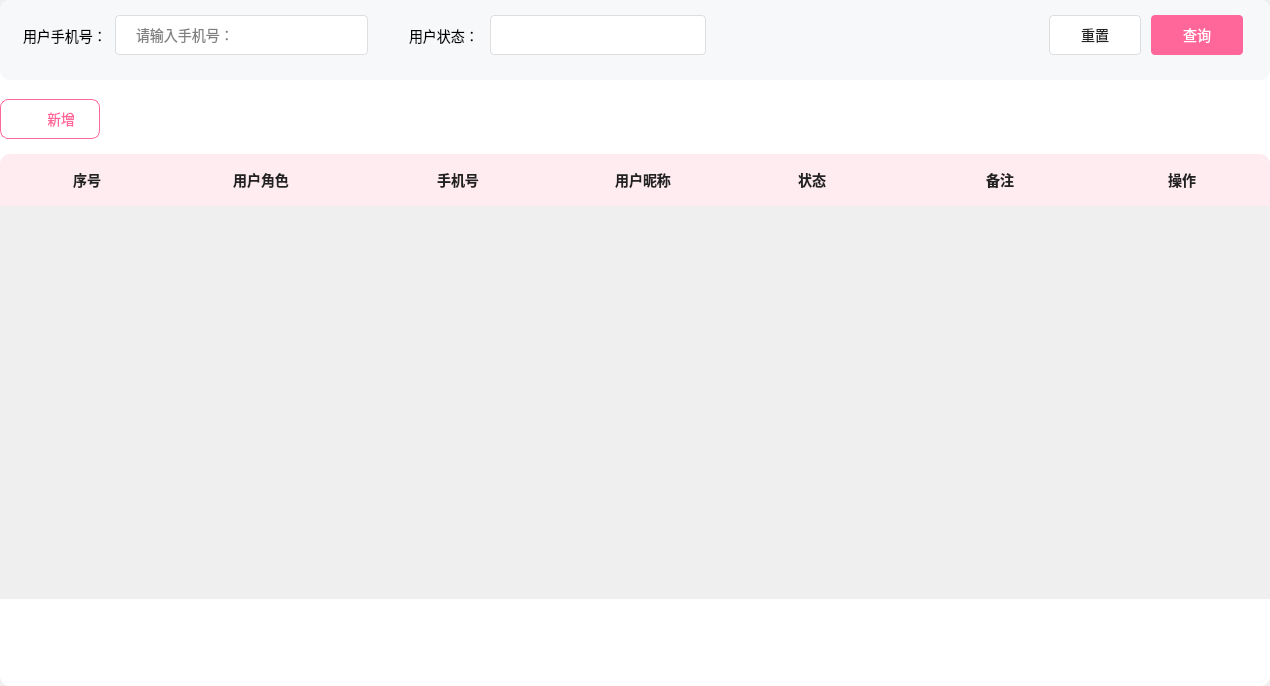
<?xml version="1.0" encoding="UTF-8"?>
<ui version="4.0">
 <class>RoleTable</class>
 <widget class="QWidget" name="RoleTable">
  <property name="geometry">
   <rect>
    <x>0</x>
    <y>0</y>
    <width>1270</width>
    <height>686</height>
   </rect>
  </property>
  <property name="windowTitle">
   <string>Form</string>
  </property>
  <layout class="QVBoxLayout" name="verticalLayout">
   <property name="spacing">
    <number>0</number>
   </property>
   <property name="leftMargin">
    <number>0</number>
   </property>
   <property name="topMargin">
    <number>0</number>
   </property>
   <property name="rightMargin">
    <number>0</number>
   </property>
   <property name="bottomMargin">
    <number>0</number>
   </property>
   <item>
    <widget class="QWidget" name="roleTableBg" native="true">
     <property name="styleSheet">
      <string notr="true">#roleTableBg{ border-radius : 10px; background-color : #FFFFFF; }
*{ font-size : 14px; font-family : 微软雅⿊; }</string>
     </property>
     <layout class="QVBoxLayout" name="verticalLayout_2">
      <property name="spacing">
       <number>0</number>
      </property>
      <property name="leftMargin">
       <number>0</number>
      </property>
      <property name="topMargin">
       <number>0</number>
      </property>
      <property name="rightMargin">
       <number>0</number>
      </property>
      <property name="bottomMargin">
       <number>0</number>
      </property>
      <item>
       <widget class="QWidget" name="inputArea" native="true">
        <property name="minimumSize">
         <size>
          <width>0</width>
          <height>80</height>
         </size>
        </property>
        <property name="maximumSize">
         <size>
          <width>16777215</width>
          <height>80</height>
         </size>
        </property>
        <property name="styleSheet">
         <string notr="true">#inputArea{ border-radius : 10px; background-color : #F7F8FA; }</string>
        </property>
        <layout class="QHBoxLayout" name="horizontalLayout">
         <property name="spacing">
          <number>41</number>
         </property>
         <property name="leftMargin">
          <number>23</number>
         </property>
         <property name="topMargin">
          <number>0</number>
         </property>
         <property name="rightMargin">
          <number>27</number>
         </property>
         <item>
          <widget class="QWidget" name="adminPhoneBox" native="true">
           <property name="minimumSize">
            <size>
             <width>345</width>
             <height>0</height>
            </size>
           </property>
           <property name="maximumSize">
            <size>
             <width>345</width>
             <height>16777215</height>
            </size>
           </property>
           <layout class="QHBoxLayout" name="horizontalLayout_2">
            <property name="spacing">
             <number>8</number>
            </property>
            <property name="leftMargin">
             <number>0</number>
            </property>
            <property name="topMargin">
             <number>0</number>
            </property>
            <property name="rightMargin">
             <number>0</number>
            </property>
            <property name="bottomMargin">
             <number>0</number>
            </property>
            <item>
             <widget class="QLabel" name="phoneLabel">
              <property name="text">
               <string>用户手机号：</string>
              </property>
             </widget>
            </item>
            <item>
             <widget class="QLineEdit" name="phone">
              <property name="minimumSize">
               <size>
                <width>0</width>
                <height>40</height>
               </size>
              </property>
              <property name="maximumSize">
               <size>
                <width>16777215</width>
                <height>40</height>
               </size>
              </property>
              <property name="styleSheet">
               <string notr="true">#phone{ 
	background : #FFFFFF; 
	border-radius : 4px; 
	border : 1px solid #DCDEE0; 
	padding-left : 18px; 
}</string>
              </property>
              <property name="placeholderText">
               <string>请输入手机号：</string>
              </property>
             </widget>
            </item>
           </layout>
          </widget>
         </item>
         <item>
          <widget class="QWidget" name="adminStatusBox" native="true">
           <property name="minimumSize">
            <size>
             <width>297</width>
             <height>0</height>
            </size>
           </property>
           <property name="maximumSize">
            <size>
             <width>297</width>
             <height>16777215</height>
            </size>
           </property>
           <layout class="QHBoxLayout" name="horizontalLayout_3">
            <property name="spacing">
             <number>7</number>
            </property>
            <property name="leftMargin">
             <number>0</number>
            </property>
            <property name="topMargin">
             <number>0</number>
            </property>
            <property name="rightMargin">
             <number>0</number>
            </property>
            <property name="bottomMargin">
             <number>0</number>
            </property>
            <item>
             <widget class="QLabel" name="status">
              <property name="minimumSize">
               <size>
                <width>74</width>
                <height>0</height>
               </size>
              </property>
              <property name="maximumSize">
               <size>
                <width>74</width>
                <height>16777215</height>
               </size>
              </property>
              <property name="text">
               <string>用户状态：</string>
              </property>
             </widget>
            </item>
            <item>
             <widget class="QComboBox" name="userStatus">
              <property name="minimumSize">
               <size>
                <width>0</width>
                <height>40</height>
               </size>
              </property>
              <property name="maximumSize">
               <size>
                <width>16777215</width>
                <height>40</height>
               </size>
              </property>
              <property name="styleSheet">
               <string notr="true">#userStatus { 
	background-color: #FFFFFF; 
	border: 1px solid #DCDEE0; 
	border-radius: 4px; 
	color: #222222; 
	padding-left: 16px; 
	line-height: 40px; 
}
#userStatus::drop-down { 
	border: none; width: 33px; 
} 
#userStatus::down-arrow { 
	width: 15px; 
	background-color: transparent; 
	image: url(:/images/admin/triangle.png); 
} 
#userStatus QAbstractItemView { outline: 0px; } 
#userStatus QAbstractItemView::item { 
	color: #222222; 
	padding-left:16px; 
	background-color: #FFFFFF; 
	height: 30px; 
}
#userStatus QAbstractItemView::item:selected { 
	background-color: #409CE1; 
	color: #FFFFFF; 
}</string>
              </property>
             </widget>
            </item>
           </layout>
          </widget>
         </item>
         <item>
          <spacer name="horizontalSpacer">
           <property name="orientation">
            <enum>Qt::Orientation::Horizontal</enum>
           </property>
           <property name="sizeHint" stdset="0">
            <size>
             <width>258</width>
             <height>20</height>
            </size>
           </property>
          </spacer>
         </item>
         <item>
          <widget class="QWidget" name="btnOperatorBox" native="true">
           <property name="minimumSize">
            <size>
             <width>194</width>
             <height>0</height>
            </size>
           </property>
           <property name="maximumSize">
            <size>
             <width>194</width>
             <height>16777215</height>
            </size>
           </property>
           <layout class="QHBoxLayout" name="horizontalLayout_4">
            <property name="spacing">
             <number>10</number>
            </property>
            <property name="leftMargin">
             <number>0</number>
            </property>
            <property name="topMargin">
             <number>0</number>
            </property>
            <property name="rightMargin">
             <number>0</number>
            </property>
            <property name="bottomMargin">
             <number>0</number>
            </property>
            <item>
             <widget class="QPushButton" name="resetBtn">
              <property name="minimumSize">
               <size>
                <width>0</width>
                <height>40</height>
               </size>
              </property>
              <property name="maximumSize">
               <size>
                <width>16777215</width>
                <height>40</height>
               </size>
              </property>
              <property name="styleSheet">
               <string notr="true">#resetBtn{ 
	color : #222222; 
	background-color: #FFFFFF; 
	border-radius: 4px; 
	border: 1px solid #DCDEE0; 
}</string>
              </property>
              <property name="text">
               <string>重置</string>
              </property>
             </widget>
            </item>
            <item>
             <widget class="QPushButton" name="queryBtn">
              <property name="minimumSize">
               <size>
                <width>0</width>
                <height>40</height>
               </size>
              </property>
              <property name="maximumSize">
               <size>
                <width>16777215</width>
                <height>40</height>
               </size>
              </property>
              <property name="styleSheet">
               <string notr="true">#queryBtn{ 
	color : #FFFFFF; 
	background-color: #FF6699; 
	border-radius: 4px; 
}</string>
              </property>
              <property name="text">
               <string>查询</string>
              </property>
             </widget>
            </item>
           </layout>
          </widget>
         </item>
        </layout>
       </widget>
      </item>
      <item>
       <widget class="QWidget" name="insertBtnArea" native="true">
        <property name="minimumSize">
         <size>
          <width>0</width>
          <height>74</height>
         </size>
        </property>
        <property name="maximumSize">
         <size>
          <width>16777215</width>
          <height>74</height>
         </size>
        </property>
        <widget class="QLabel" name="addLabel">
         <property name="geometry">
          <rect>
           <x>25</x>
           <y>33</y>
           <width>12</width>
           <height>12</height>
          </rect>
         </property>
         <property name="styleSheet">
          <string notr="true">#addLabel{ border-image : url(:/images/admin/add.png); }</string>
         </property>
         <property name="text">
          <string/>
         </property>
        </widget>
        <widget class="QPushButton" name="insertBtn">
         <property name="geometry">
          <rect>
           <x>0</x>
           <y>19</y>
           <width>100</width>
           <height>40</height>
          </rect>
         </property>
         <property name="styleSheet">
          <string notr="true">#insertBtn{ 
	color : #FF6699; 
	background-color : #FFFFFF; 
	border-radius: 8px; 
	border: 1px solid #FF6699; 
	padding :10px 25px 10px 47px; 
}</string>
         </property>
         <property name="text">
          <string>新增</string>
         </property>
        </widget>
        <zorder>insertBtn</zorder>
        <zorder>addLabel</zorder>
       </widget>
      </item>
      <item>
       <widget class="QWidget" name="tableTitleArea" native="true">
        <property name="minimumSize">
         <size>
          <width>0</width>
          <height>52</height>
         </size>
        </property>
        <property name="maximumSize">
         <size>
          <width>16777215</width>
          <height>52</height>
         </size>
        </property>
        <property name="styleSheet">
         <string notr="true">#tableTitleArea{ 
	background-color: #FFECF1; 
	border-top-left-radius: 10px; 
	border-top-right-radius: 10px; 
	border-bottom-left-radius: 0; 
	border-bottom-right-radius: 0; 
} 
#tableTitleArea QLabel { 
	font-weight: bold; 
	color: #222222; 
	line-height: 20px; 
}</string>
        </property>
        <layout class="QHBoxLayout" name="horizontalLayout_5">
         <property name="spacing">
          <number>0</number>
         </property>
         <property name="leftMargin">
          <number>0</number>
         </property>
         <property name="topMargin">
          <number>0</number>
         </property>
         <property name="rightMargin">
          <number>0</number>
         </property>
         <property name="bottomMargin">
          <number>0</number>
         </property>
         <item>
          <widget class="QLabel" name="idLabel">
           <property name="minimumSize">
            <size>
             <width>174</width>
             <height>0</height>
            </size>
           </property>
           <property name="maximumSize">
            <size>
             <width>174</width>
             <height>16777215</height>
            </size>
           </property>
           <property name="text">
            <string>序号</string>
           </property>
           <property name="alignment">
            <set>Qt::AlignmentFlag::AlignCenter</set>
           </property>
          </widget>
         </item>
         <item>
          <widget class="QLabel" name="roleLabel">
           <property name="minimumSize">
            <size>
             <width>174</width>
             <height>0</height>
            </size>
           </property>
           <property name="maximumSize">
            <size>
             <width>174</width>
             <height>16777215</height>
            </size>
           </property>
           <property name="text">
            <string>用户角色</string>
           </property>
           <property name="alignment">
            <set>Qt::AlignmentFlag::AlignCenter</set>
           </property>
          </widget>
         </item>
         <item>
          <widget class="QLabel" name="telphoneLabel">
           <property name="minimumSize">
            <size>
             <width>220</width>
             <height>0</height>
            </size>
           </property>
           <property name="maximumSize">
            <size>
             <width>220</width>
             <height>16777215</height>
            </size>
           </property>
           <property name="text">
            <string>手机号</string>
           </property>
           <property name="alignment">
            <set>Qt::AlignmentFlag::AlignCenter</set>
           </property>
          </widget>
         </item>
         <item>
          <widget class="QLabel" name="nameLabel">
           <property name="minimumSize">
            <size>
             <width>150</width>
             <height>0</height>
            </size>
           </property>
           <property name="maximumSize">
            <size>
             <width>150</width>
             <height>16777215</height>
            </size>
           </property>
           <property name="text">
            <string>用户昵称</string>
           </property>
           <property name="alignment">
            <set>Qt::AlignmentFlag::AlignCenter</set>
           </property>
          </widget>
         </item>
         <item>
          <widget class="QLabel" name="statusLabel">
           <property name="minimumSize">
            <size>
             <width>188</width>
             <height>0</height>
            </size>
           </property>
           <property name="maximumSize">
            <size>
             <width>188</width>
             <height>16777215</height>
            </size>
           </property>
           <property name="text">
            <string>状态</string>
           </property>
           <property name="alignment">
            <set>Qt::AlignmentFlag::AlignCenter</set>
           </property>
          </widget>
         </item>
         <item>
          <widget class="QLabel" name="commentLabel">
           <property name="minimumSize">
            <size>
             <width>188</width>
             <height>0</height>
            </size>
           </property>
           <property name="maximumSize">
            <size>
             <width>188</width>
             <height>16777215</height>
            </size>
           </property>
           <property name="text">
            <string>备注</string>
           </property>
           <property name="alignment">
            <set>Qt::AlignmentFlag::AlignCenter</set>
           </property>
          </widget>
         </item>
         <item>
          <widget class="QLabel" name="operationLabel">
           <property name="text">
            <string>操作</string>
           </property>
           <property name="alignment">
            <set>Qt::AlignmentFlag::AlignCenter</set>
           </property>
          </widget>
         </item>
        </layout>
       </widget>
      </item>
      <item>
       <widget class="QWidget" name="adminInfoArea" native="true">
        <property name="minimumSize">
         <size>
          <width>0</width>
          <height>408</height>
         </size>
        </property>
        <property name="maximumSize">
         <size>
          <width>16777215</width>
          <height>408</height>
         </size>
        </property>
        <layout class="QVBoxLayout" name="verticalLayout_3">
         <property name="spacing">
          <number>0</number>
         </property>
         <property name="leftMargin">
          <number>0</number>
         </property>
         <property name="topMargin">
          <number>0</number>
         </property>
         <property name="rightMargin">
          <number>0</number>
         </property>
         <property name="bottomMargin">
          <number>15</number>
         </property>
         <item>
          <widget class="QScrollArea" name="scrollArea">
           <property name="styleSheet">
            <string notr="true">#scrollArea { border : none; background-color: #FFFFFF; }
QScrollBar:vertical{ /*垂直滚动条*/ 
	border : none; 
	background-color : #FFFFFF; 
	width : 10px; 
} 
QScrollBar::handle:vertical{ /*设置垂直滚动条⼿柄*/ 
	border : none; 
	border-radius : 5px; 
	background-color : #E8E8E8; 
	min-height: 134px; 
} 
QScrollBar::up-arrow:vertical, QScrollBar::down- arrow:vertical { 
	border:none; 
	width: 0px; 
	height: 0px; 
} 
QScrollBar:horizontal { height: 0px; }</string>
           </property>
           <property name="horizontalScrollBarPolicy">
            <enum>Qt::ScrollBarPolicy::ScrollBarAlwaysOff</enum>
           </property>
           <property name="widgetResizable">
            <bool>true</bool>
           </property>
           <widget class="QWidget" name="scrollAreaWidgetContents">
            <property name="geometry">
             <rect>
              <x>0</x>
              <y>0</y>
              <width>1270</width>
              <height>393</height>
             </rect>
            </property>
            <layout class="QVBoxLayout" name="verticalLayout_4">
             <property name="spacing">
              <number>0</number>
             </property>
             <property name="leftMargin">
              <number>0</number>
             </property>
             <property name="topMargin">
              <number>0</number>
             </property>
             <property name="rightMargin">
              <number>0</number>
             </property>
             <property name="bottomMargin">
              <number>0</number>
             </property>
             <item>
              <layout class="QVBoxLayout" name="layout">
               <property name="spacing">
                <number>0</number>
               </property>
               <property name="bottomMargin">
                <number>11</number>
               </property>
              </layout>
             </item>
            </layout>
           </widget>
          </widget>
         </item>
        </layout>
       </widget>
      </item>
      <item>
       <widget class="QWidget" name="PaginatorArea" native="true"/>
      </item>
     </layout>
    </widget>
   </item>
  </layout>
 </widget>
 <resources/>
 <connections/>
</ui>
